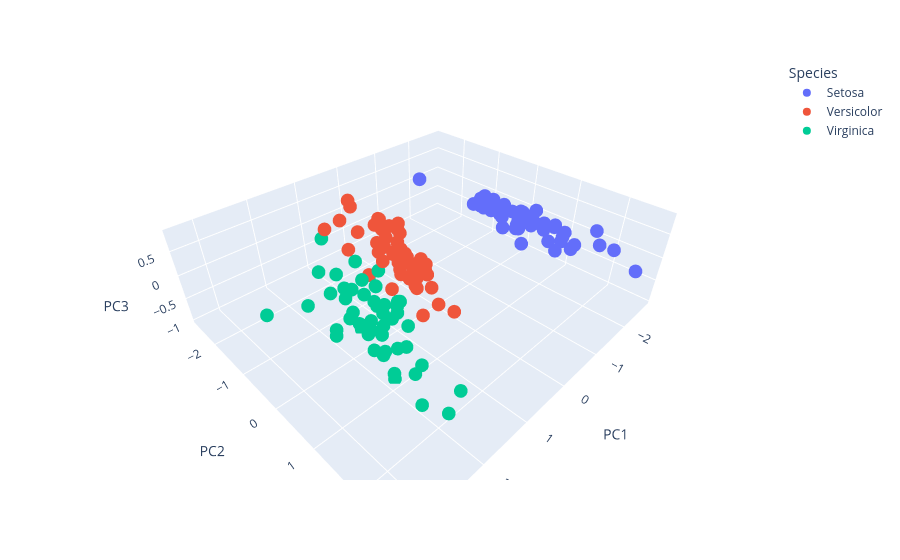

Here is the notebook cell this chart was saved with:
### Markdown cell above
### 4.2. Basic 3D Scatter Plot

### Code cell
fig = px.scatter_3d(df_scores, x='PC1', y='PC2', z='PC3',
              color='Species')  # data point colored by the flowers species. 

fig.show()

# hover your mouse over the data set you will see which flowers species it belongs to. 

# we can see that the setosa is rather seperated from the versicolor and the virginica 
# versicolor and virginica are quite similar because they share similar space in which some of the data sets are over-lapping
# There def could be false positive in a constructed confusion matrix (after classification) in that a flower that is actually virginica could
# in predicted to be versicolor and vise versa
